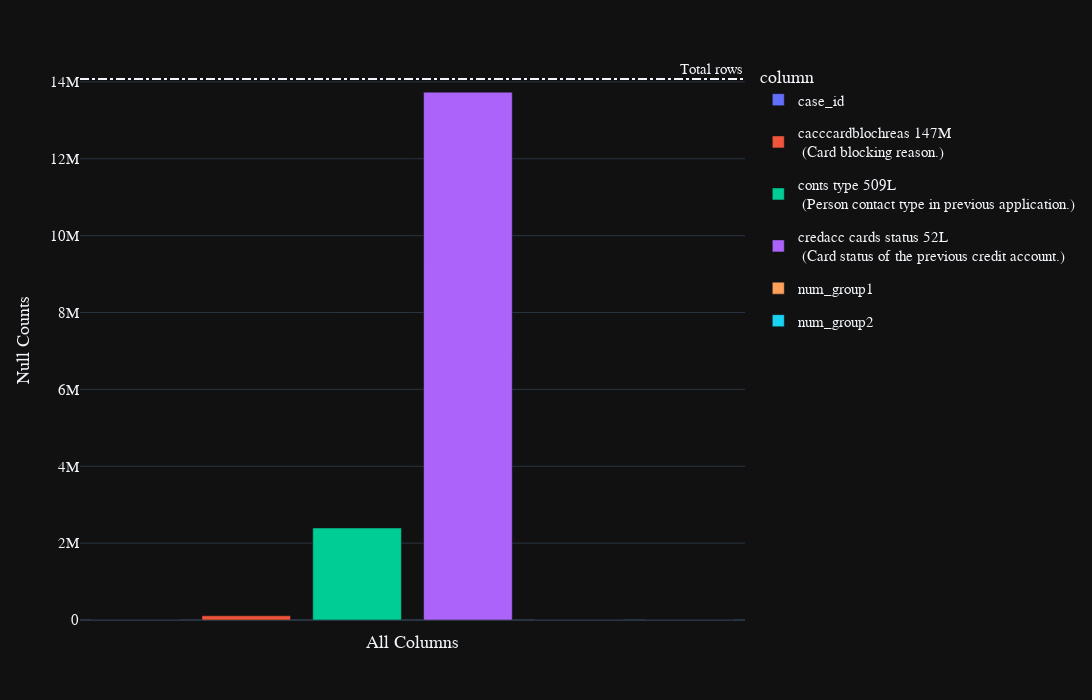

The notebook cell saved with this chart:
### Code cell
train_previous_application_status = preprocess(2)
display(train_previous_application_status.fetch().head())
train_previous_application_status.pipe(plot_nulls)
print(gc.collect())

### Figure 1 — Plotly figure (JSON) as saved in the notebook; plotly's stock layout.template omitted (floating-point values rounded to 4 significant figures)
{"data": [{"alignmentgroup": "True", "customdata": [[0]], "hovertemplate": "<b>%{hovertext}</b><br><br>column=%{x}<br>null_counts=%{y}<br>percent=%{customdata[0]}<extra></extra>", "hovertext": ["case_id"], "legendgroup": "case_id", "marker": {"color": "#636efa", "pattern": {"shape": ""}}, "name": "case_id", "offsetgroup": "case_id", "orientation": "v", "showlegend": true, "textposition": "auto", "type": "bar", "x": ["case_id"], "xaxis": "x", "y": [0], "yaxis": "y"}, {"alignmentgroup": "True", "customdata": [[0.01]], "hovertemplate": "<b>%{hovertext}</b><br><br>column=%{x}<br>null_counts=%{y}<br>percent=%{customdata[0]}<extra></extra>", "hovertext": ["cacccardblochreas 147M <br> (Card blocking reason.)"], "legendgroup": "cacccardblochreas 147M <br> (Card blocking reason.)", "marker": {"color": "#EF553B", "pattern": {"shape": ""}}, "name": "cacccardblochreas 147M <br> (Card blocking reason.)", "offsetgroup": "cacccardblochreas 147M <br> (Card blocking reason.)", "orientation": "v", "showlegend": true, "textposition": "auto", "type": "bar", "x": ["cacccardblochreas 147M <br> (Card blocking reason.)"], "xaxis": "x", "y": [109249], "yaxis": "y"}, {"alignmentgroup": "True", "customdata": [[0.17]], "hovertemplate": "<b>%{hovertext}</b><br><br>column=%{x}<br>null_counts=%{y}<br>percent=%{customdata[0]}<extra></extra>", "hovertext": ["conts type 509L <br> (Person contact type in previous application.)"], "legendgroup": "conts type 509L <br> (Person contact type in previous application.)", "marker": {"color": "#00cc96", "pattern": {"shape": ""}}, "name": "conts type 509L <br> (Person contact type in previous application.)", "offsetgroup": "conts type 509L <br> (Person contact type in previous application.)", "orientation": "v", "showlegend": true, "textposition": "auto", "type": "bar", "x": ["conts type 509L <br> (Person contact type in previous application.)"], "xaxis": "x", "y": [2394056], "yaxis": "y"}, {"alignmentgroup": "True", "customdata": [[0.98]], "hovertemplate": "<b>%{hovertext}</b><br><br>column=%{x}<br>null_counts=%{y}<br>percent=%{customdata[0]}<extra></extra>", "hovertext": ["credacc cards status 52L <br> (Card status of the previous credit account.)"], "legendgroup": "credacc cards status 52L <br> (Card status of the previous credit account.)", "marker": {"color": "#ab63fa", "pattern": {"shape": ""}}, "name": "credacc cards status 52L <br> (Card status of the previous credit account.)", "offsetgroup": "credacc cards status 52L <br> (Card status of the previous credit account.)", "orientation": "v", "showlegend": true, "textposition": "auto", "type": "bar", "x": ["credacc cards status 52L <br> (Card status of the previous credit account.)"], "xaxis": "x", "y": [13733404], "yaxis": "y"}, {"alignmentgroup": "True", "customdata": [[0]], "hovertemplate": "<b>%{hovertext}</b><br><br>column=%{x}<br>null_counts=%{y}<br>percent=%{customdata[0]}<extra></extra>", "hovertext": ["num_group1"], "legendgroup": "num_group1", "marker": {"color": "#FFA15A", "pattern": {"shape": ""}}, "name": "num_group1", "offsetgroup": "num_group1", "orientation": "v", "showlegend": true, "textposition": "auto", "type": "bar", "x": ["num_group1"], "xaxis": "x", "y": [0], "yaxis": "y"}, {"alignmentgroup": "True", "customdata": [[0]], "hovertemplate": "<b>%{hovertext}</b><br><br>column=%{x}<br>null_counts=%{y}<br>percent=%{customdata[0]}<extra></extra>", "hovertext": ["num_group2"], "legendgroup": "num_group2", "marker": {"color": "#19d3f3", "pattern": {"shape": ""}}, "name": "num_group2", "offsetgroup": "num_group2", "orientation": "v", "showlegend": true, "textposition": "auto", "type": "bar", "x": ["num_group2"], "xaxis": "x", "y": [0], "yaxis": "y"}], "layout": {"annotations": [{"showarrow": false, "text": "Total rows", "x": 1, "xanchor": "right", "xref": "x domain", "y": 14075487, "yanchor": "bottom", "yref": "y"}], "barmode": "relative", "height": 700, "legend": {"title": {"text": "column"}, "tracegroupgap": 10}, "margin": {"t": 60}, "shapes": [{"line": {"dash": "dashdot"}, "type": "line", "x0": 0, "x1": 1, "xref": "x domain", "y0": 14075487, "y1": 14075487, "yref": "y"}], "showlegend": true, "width": 3000, "xaxis": {"anchor": "y", "categoryarray": ["case_id", "cacccardblochreas 147M <br> (Card blocking reason.)", "conts type 509L <br> (Person contact type in previous application.)", "credacc cards status 52L <br> (Card status of the previous credit account.)", "num_group1", "num_group2"], "categoryorder": "array", "domain": [0, 1], "showticklabels": false, "title": {"text": "All Columns"}}, "yaxis": {"anchor": "x", "domain": [0, 1], "title": {"text": "Null Counts"}}}}
